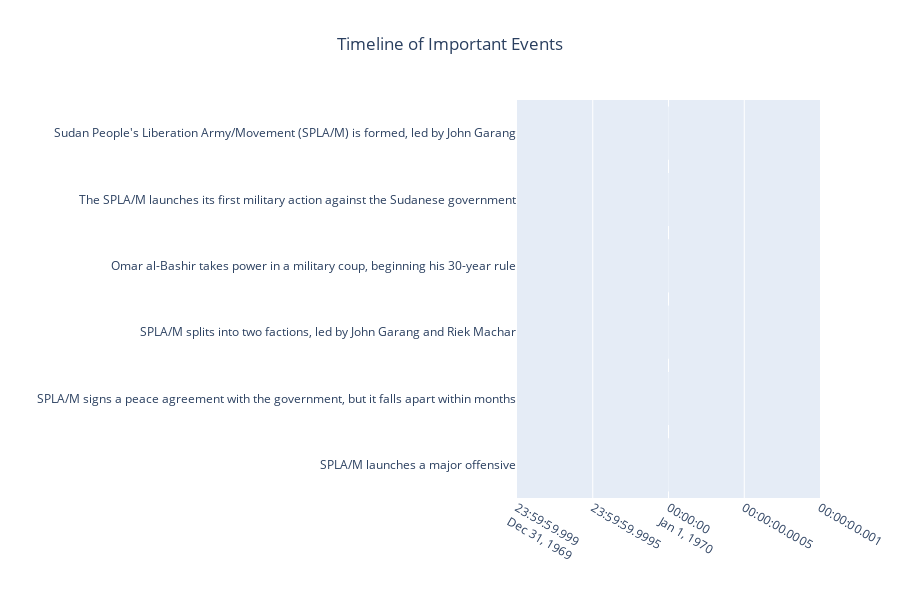

Source (notebook cell):
### Code cell
visualize_timeline(timeline_events)

### Figure 1 — Plotly figure (JSON) as saved in the notebook; plotly's stock layout.template omitted (floating-point values rounded to 4 significant figures)
{"data": [{"alignmentgroup": "True", "base": [0, 0, 0, 0, 0, 0], "hovertemplate": "date=%{x}<br>description=%{y}<extra></extra>", "legendgroup": "", "marker": {"color": "#636efa", "pattern": {"shape": ""}}, "name": "", "offsetgroup": "", "orientation": "h", "showlegend": false, "textposition": "auto", "type": "bar", "x": [0, 0, 0, 0, 0, 0], "xaxis": "x", "y": ["Sudan People's Liberation Army/Movement (SPLA/M) is formed, led by John Garang", "The SPLA/M launches its first military action against the Sudanese government", "Omar al-Bashir takes power in a military coup, beginning his 30-year rule", "SPLA/M splits into two factions, led by John Garang and Riek Machar", "SPLA/M signs a peace agreement with the government, but it falls apart within months", "SPLA/M launches a major offensive"], "yaxis": "y"}], "layout": {"barmode": "overlay", "font": {"size": 12}, "height": 600, "legend": {"tracegroupgap": 0}, "title": {"text": "Timeline of Important Events", "x": 0.5}, "xaxis": {"anchor": "y", "domain": [0, 1], "title": {"text": ""}, "type": "date"}, "yaxis": {"anchor": "x", "autorange": "reversed", "domain": [0, 1], "title": {"text": ""}}}}
